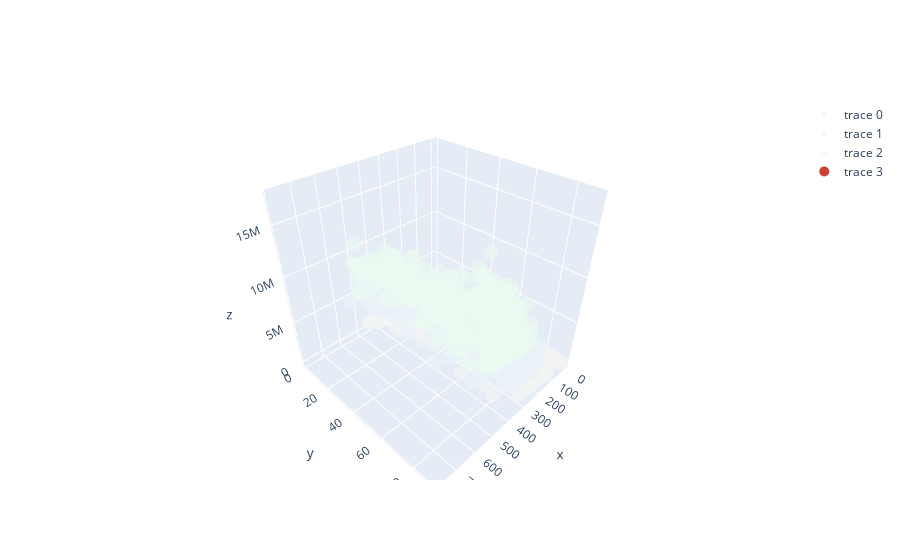

Source (notebook cell):
### Code cell
import plotly.express as px
import plotly.graph_objects as go


trace1 = go.Scatter3d(x = clustered_1_level, y = clustered_1_attendance, z = clustered_1_combatpower, mode = "markers", marker_opacity = 0.6, marker = dict(size = 5, color = "#EAF2F8"))
trace2 = go.Scatter3d(x = clustered_2_level, y = clustered_2_attendance, z = clustered_2_combatpower, mode = "markers", marker_opacity = 0.6, marker = dict(size = 5, color = "#EAFAF1"))
trace0 = go.Scatter3d(x = clustered_0_level, y = clustered_0_attendance, z = clustered_0_combatpower, mode = "markers", marker_opacity = 0.6, marker = dict(size = 5, color = "#F2F4F4"))
trace_center = go.Scatter3d(x = center_data["x"], y = center_data["y"], z = center_data["z"], mode = "markers", marker = dict(size = 10, color = "#CB4335"))

fig = go.Figure(data = [trace0, trace1, trace2, trace_center])

fig.show()

### Figure 1 — Plotly figure (JSON) as saved in the notebook; plotly's stock layout.template omitted (floating-point values rounded to 4 significant figures; data arrays with more than 128 entries replaced by an {"elided": "..."} marker saying what was removed)
{"data": [{"marker": {"color": "#F2F4F4", "opacity": 0.6, "size": 5}, "mode": "markers", "type": "scatter3d", "x": {"elided": "36602 int values"}, "y": {"elided": "36602 int values"}, "z": {"elided": "36602 int values"}}, {"marker": {"color": "#EAF2F8", "opacity": 0.6, "size": 5}, "mode": "markers", "type": "scatter3d", "x": {"elided": "2847 int values"}, "y": {"elided": "2847 int values"}, "z": {"elided": "2847 int values"}}, {"marker": {"color": "#EAFAF1", "opacity": 0.6, "size": 5}, "mode": "markers", "type": "scatter3d", "x": {"elided": "1005 int values"}, "y": {"elided": "1005 int values"}, "z": {"elided": "1005 int values"}}, {"marker": {"color": "#CB4335", "size": 10}, "mode": "markers", "type": "scatter3d", "x": [58.75, 276.5, 432.7], "y": [7.467, 45.24, 74.79], "z": [377500.0, 4501000.0, 9335000.0]}], "layout": {}}
